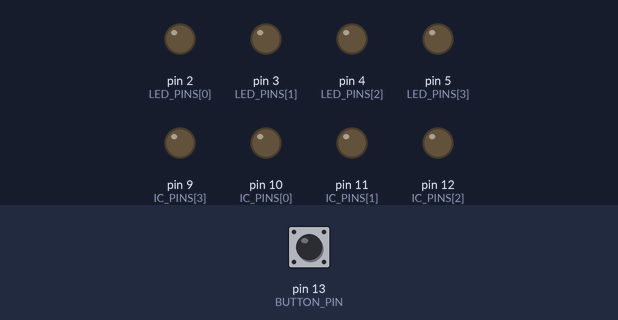
Bench run of a sketch on a simulated Arduino Uno, built with avr-gcc and run on an emulated ATmega328P. On the bench: output pins drawn as LEDs (lit = HIGH). Inputs (shaded band) come from the test bench; at power-on: pin 13 (BUTTON_PIN) LOW.

Above: at 1.2 s.
1.3 s: pin 13 (BUTTON_PIN) pulled HIGH for 0.15 s
At 1.7 s:
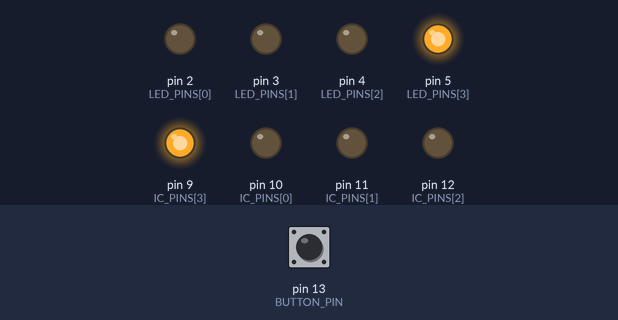
2.9 s: pin 13 (BUTTON_PIN) pulled HIGH for 1 s
At 4.1 s:
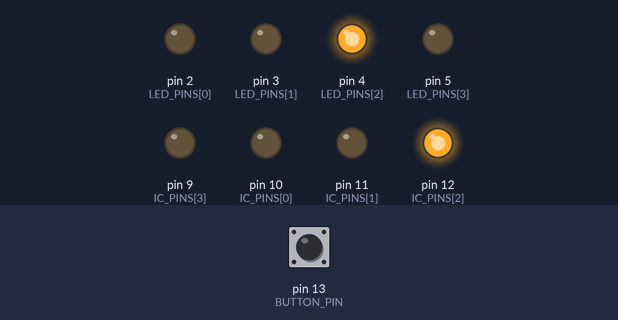
5.4 s: pin 13 (BUTTON_PIN) pulled HIGH for 0.15 s
At 6.0 s:
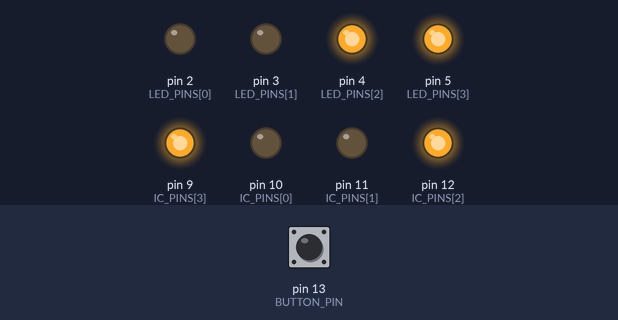
7.0 s: pin 13 (BUTTON_PIN) pulled HIGH for 3.2 s
At 8.4 s:
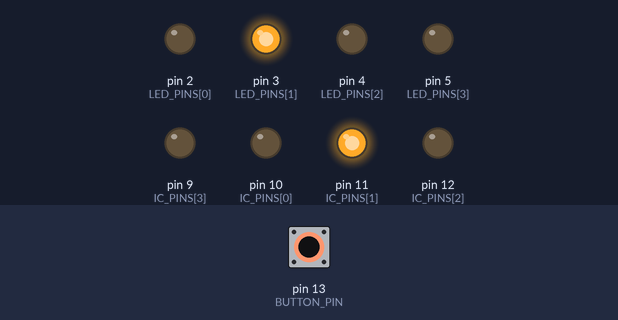
11.7 s: pin 13 (BUTTON_PIN) pulled HIGH for 0.15 s
At 12.0 s:
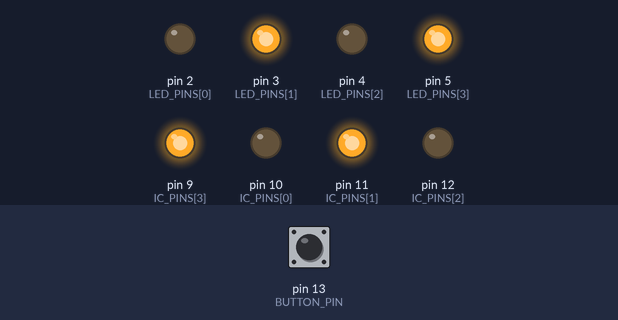
13.3 s: pin 13 (BUTTON_PIN) pulled HIGH for 1 s
At 14.4 s:
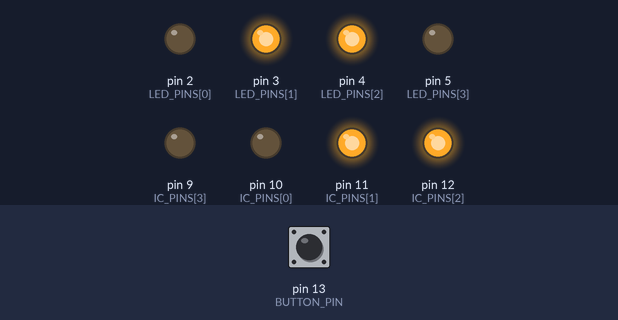
Timing chart, 0 to 16.3 s (numbered marks = the images above; inputs shaded):
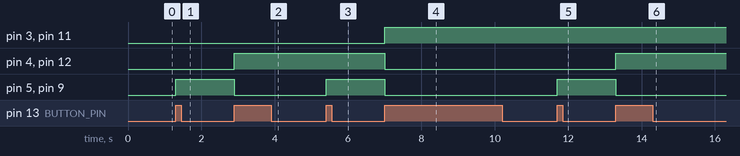

The sketch:

binary_number_counter.ino
```cpp
/**
 * Arduino Binary Counter
 * TEJ3M1-02
 *
 * Objective:
 * Create a circuit using your Arduino that counts from 0 to 9 as you press
 * the push button. The Arduino should display the current count value in
 * 4-bit binary (using the 4 LEDs), as well as displaying the correct number
 * on the 7-segment display. When the count increases beyond 9, have the count
 * reset back to 0.
 *
 * Assignment outline:
 * https://docs.google.com/document/d/1pkNXHHZ0pdCSnCbuD3DuEeFPS5_wGoCx0zS-g1uBUGI/edit?usp=sharing
 *
 * @author Jason Li
 * @author Omair Khan
 * @date 2023-05-04
 * @version 1.0.0
 */


// Digital pins
const int BUTTON_PIN = 13; // Pushbutton pin
const int LED_PINS[] = {2, 3, 4, 5}; // LED pins
const int IC_PINS[] = {10, 11, 12, 9}; // 4511 IC pins; D3, D2, D1, D0


// Size of array, and digits of binary number
const int BINARY_AMOUNT_OF_DIGITS = 4;


// Button state
bool buttonIsPressed = false;
int buttonPressCount = 0;
int buttonPressCountBinary[4];


/**
 * Setup the program.
 *
 * Set the pin mode of all pins.
 */
void setup() {

  // Set pin mode
  pinMode(BUTTON_PIN, INPUT);
  for (int i = 0; i < BINARY_AMOUNT_OF_DIGITS; i++) {
    pinMode(IC_PINS[i], OUTPUT);
    pinMode(LED_PINS[i], OUTPUT);
  }

}


/**
 * Periodic loop for the program.
 *
 * This will handle all user input from the
 * pushbutton, and update the 7-segment display
 * and the LEDs accordingly.
 */
void loop() {
  updateButtonPressCount();
  convertBase10ToBinary();

  digitalWriteBinaryToComponents();

}


/**
 * Write binary to LED and IC.
 */
void digitalWriteBinaryToComponents() {
  for (int i = 0; i < BINARY_AMOUNT_OF_DIGITS; i++) {
    digitalWrite(IC_PINS[i], buttonPressCountBinary[i]);
    digitalWrite(LED_PINS[i], buttonPressCountBinary[i]);
  }
}


/**
 * Take base 10 int buttonPressCount,
 * and put it to buttonPressCountBinary
 * as a four digit binary number.
 */
void convertBase10ToBinary() {

  // Convert to array of binary digits
  for (int i = 0; i < BINARY_AMOUNT_OF_DIGITS; ++i) {
    buttonPressCountBinary[BINARY_AMOUNT_OF_DIGITS-i-1] = (buttonPressCount >> i) & 1;
  }

}


/**
 * Handle counting with button presses.
 *
 * Update the button press count periodically.
 * Ensure the max is 9, then go back to 0.
 */
void updateButtonPressCount() {

  int buttonRead = digitalRead(BUTTON_PIN);

  if (buttonRead == HIGH && !buttonIsPressed) {
    // Max is 9, then go back to 0
    if (++buttonPressCount >= 10)
      buttonPressCount = 0;
    buttonIsPressed = true;

  } else if (buttonRead == LOW) {
    // Button is not pressed
    buttonIsPressed = false;
  }
}
```

Measured:
- after the input at 1.3 s, pin 5 (LED_PINS[3]), pin 9 (IC_PINS[3]): LOW → HIGH at once
- after the input at 2.9 s, pin 4 (LED_PINS[2]), pin 12 (IC_PINS[2]): LOW → HIGH at once; pin 5 (LED_PINS[3]), pin 9 (IC_PINS[3]): HIGH → LOW at once
- after the input at 5.4 s, pin 5 (LED_PINS[3]), pin 9 (IC_PINS[3]): LOW → HIGH at once
- after the input at 7.0 s, pin 3 (LED_PINS[1]), pin 11 (IC_PINS[1]): LOW → HIGH at once; pin 4 (LED_PINS[2]), pin 5 (LED_PINS[3]), pin 9 (IC_PINS[3]), pin 12 (IC_PINS[2]): HIGH → LOW at once
- after the input at 11.7 s, pin 5 (LED_PINS[3]), pin 9 (IC_PINS[3]): LOW → HIGH at once
- after the input at 13.3 s, pin 4 (LED_PINS[2]), pin 12 (IC_PINS[2]): LOW → HIGH at once; pin 5 (LED_PINS[3]), pin 9 (IC_PINS[3]): HIGH → LOW at once
